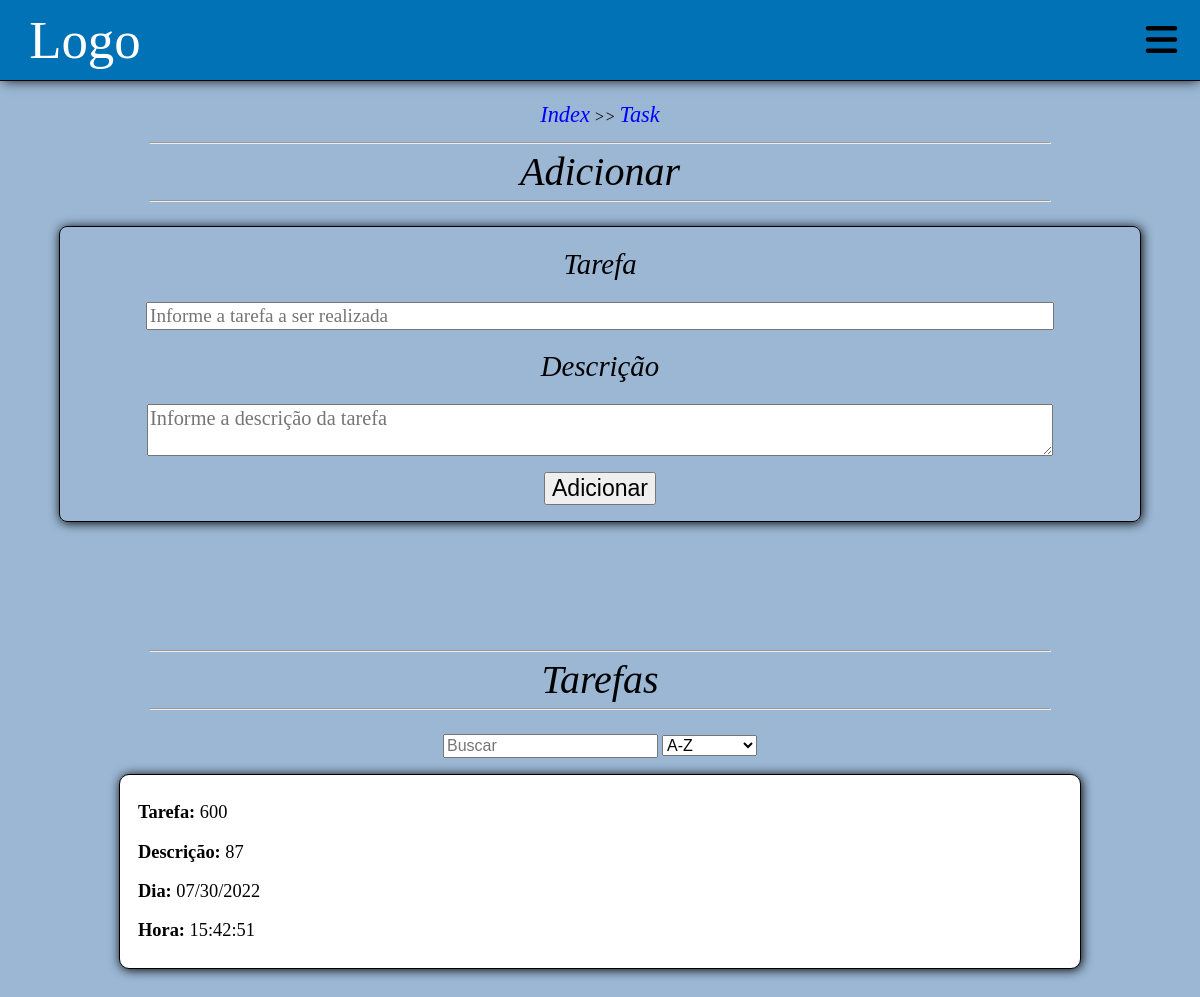
The app's page /task, older data.
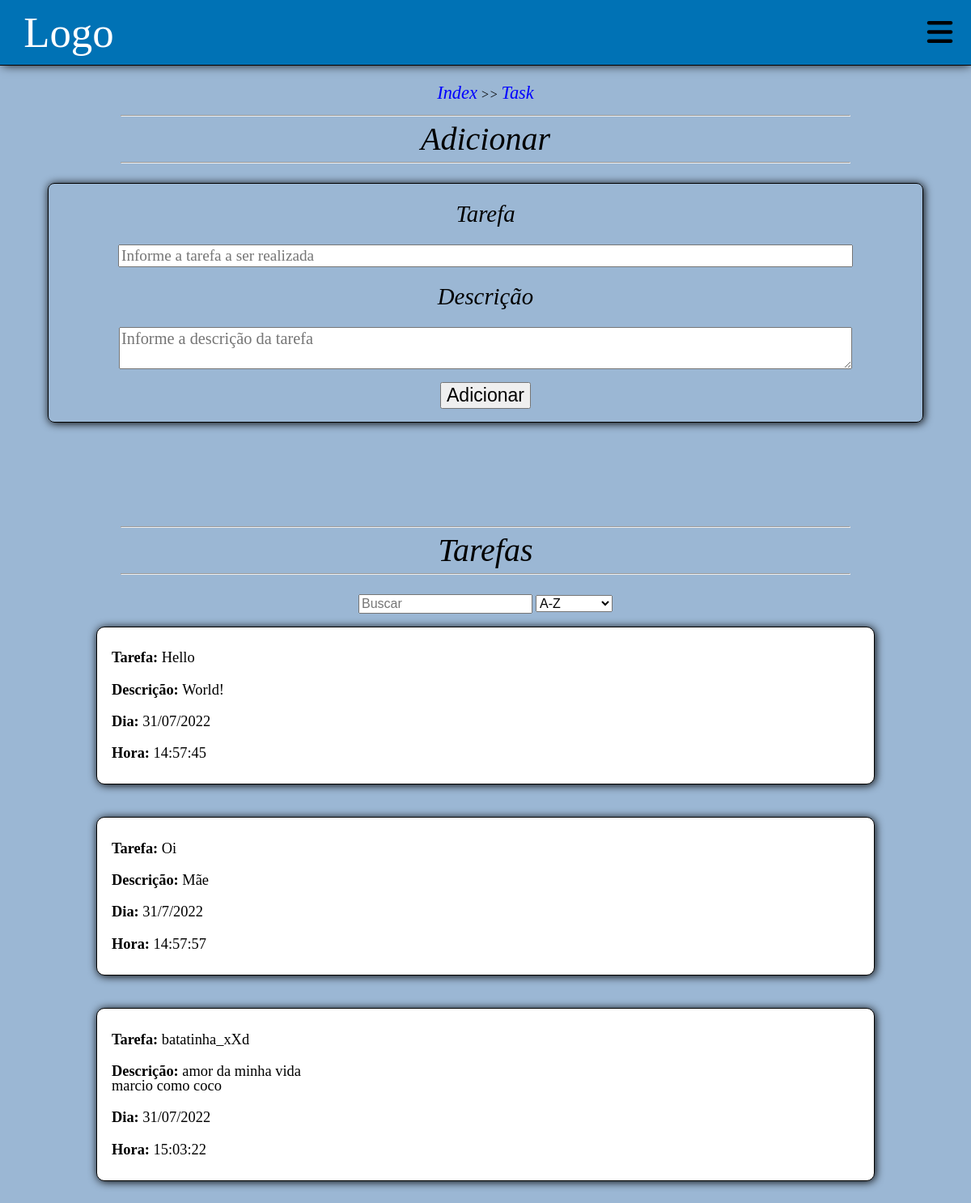
The same page, newer data.
### main.py (models this page shows, shortened)
class Task(db.Model):
    id = db.Column('id', db.Integer, primary_key = True, autoincrement=True)
    tarefa = db.Column(db.String(150))
    descricao = db.Column(db.String(250))
    dia = db.Column(db.String(15))
    hora = db.Column(db.String(15))

### main.py (the view)
@app.route("/task", methods=["GET","POST"])
def task():
    if request.method == "POST":
        print("POST")
    task_db = Task.query.all()
    return render_template("task.html",listTask=task_db)

### templates/task.html (shortened to what this page needs)
{% extends "base.html" %}
{% block content %}
    <div class="navegacao">
        <p><a href="/">Index</a> >> <a href="/task">Task</a><p>
    </div>
    <div class="tasks">
        <div class="task__container">
            <div class="titulo__divisor">
                <hr class="divisor">
                <h1 class="tasks__titulo">Adicionar</h1>
                <hr class="divisor divisor-botom">
            </div>
            <form class="tasks__forms" method="post" action="/adicionar">
                <label for="tarefa" class="tasks__label">Tarefa</label>
                <input id="tarefa" type="text" class="tasks__forms-input" placeholder="Informe a tarefa a ser realizada" name="tarefa">
                <label for="descricao" class="tasks__label">Descrição</label>
                <textarea class="tasks__forms-textarea" name="descricao" id="descricao" placeholder="Informe a descrição da tarefa"></textarea>
                <button class="tasks__btn" type="submit" onclick="enviarDados()">Adicionar</button>
            </form>
        </div>
        <div class="tasks__visualizacao" >
            <div class="titulo__divisor">
                <hr class="divisor">
                <p class="oquefazer" style="text-align: center; text-align: center;font-size: 2.5em;font-style: italic;"> Tarefas</p>
                <hr class="divisor divisor-botom">
            </div>
            <div class="tasks__filtros">
                <input type="text" placeholder="Buscar">
                <select>
                    <option>A-Z</option>
                </select>
            </div>
            <div class="tasks__apresentar">
                {% if listTask != None %}
                    {% for x in listTask %}
                        <div class="tasks__cards">
                            <span class="tasks__cards__iten tasks__cards__tarefa"><strong  class="tasks__strong">Tarefa: </strong>{{x.tarefa}}</span>
                            <span class="tasks__cards__iten tasks__cards__descricao"><strong class="tasks__strong">Descrição: </strong>{{x.descricao}}</span>
                            <span class="tasks__cards__iten tasks__cards__dia"><strong class="tasks__strong">Dia: </strong>{{x.dia}}</span>
                            <span class="tasks__cards__iten tasks__cards__hora"><strong class="tasks__strong">Hora: </strong>{{x.hora}}</span>
                        </div>
                    {% endfor %}
                {% endif %}
            </div>
        </div>
    </div>
{% endblock %}

Row changes from the older to the newer data that the page shows:
removed Task: tarefa "600", descricao "87", dia "07/30/2022", hora "15:42:51"
added Task: tarefa "Hello", descricao "World!", dia "31/07/2022", hora "14:57:45"
added Task: tarefa "Oi", descricao "Mãe", dia "31/7/2022", hora "14:57:57"
added Task: tarefa "batatinha_xXd", descricao "amor da minha vida marcio como coco", dia "31/07/2022", hora "15:03:22"
